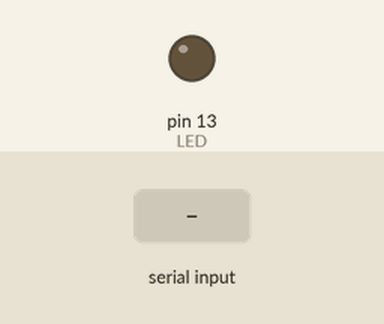
Recording of a sketch running on a simulated Arduino Uno, built with avr-gcc and run on an emulated ATmega328P. Shown: output pins drawn as LEDs (lit = HIGH). Inputs (shaded band) come from the test bench.

Above: at 1.2 s.
1.3 s: "n" received over Serial
At 2.0 s:
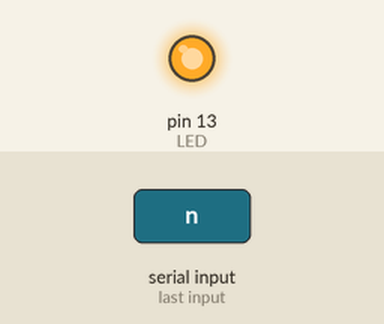
2.8 s: "f" received over Serial
At 3.2 s:
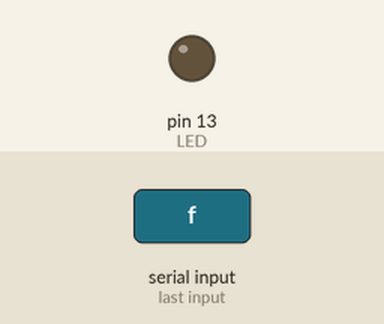
Timing chart, 0 to 5.8 s (numbered marks = the images above; inputs shaded):
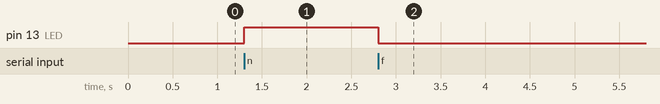

Measured:
- after the input at 1.3 s, pin 13 (LED): LOW → HIGH at once
- after the input at 2.8 s, pin 13 (LED): HIGH → LOW at once

The sketch:

312_0.ino
```cpp
const int LED = 13;

void setup() {
  Serial.begin(115200);
  pinMode(LED, OUTPUT);
}

void loop() {
  if(Serial.available()) {
    char userInput = Serial.read();

    switch(userInput) {
      case 'n':
        digitalWrite(LED, HIGH);
        break;

      case 'f':
        digitalWrite(LED, LOW);
        break;

      default:
        break;
    }
  }
}
```
